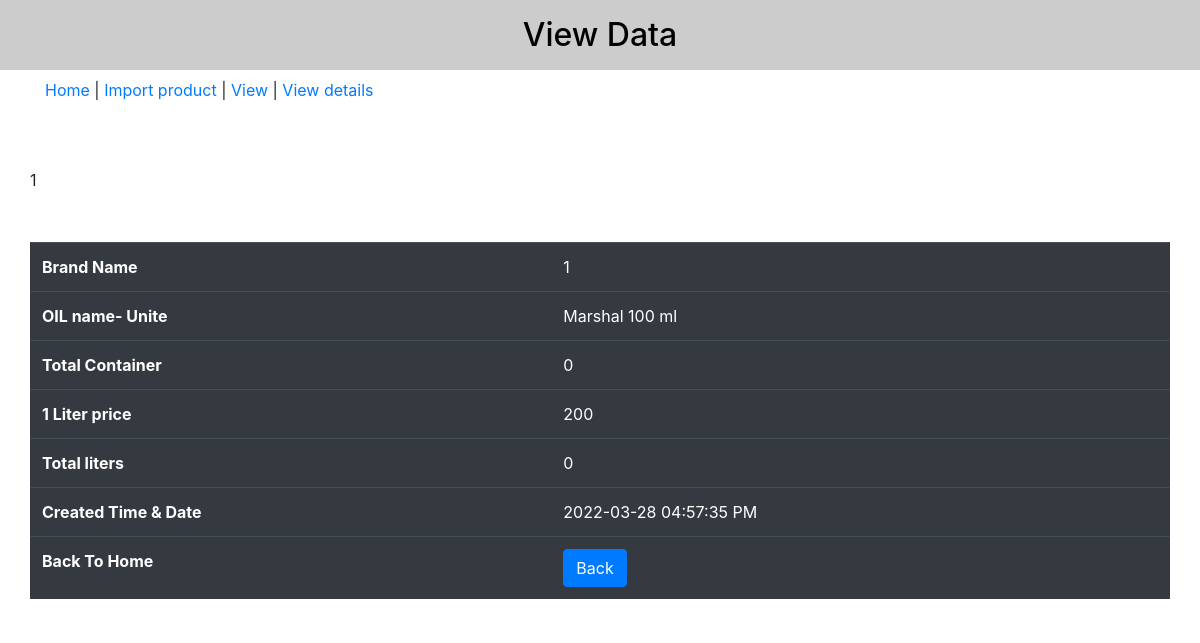
The app's page /addinventory/view_details.php?id=1 with its own data.
### tables this page shows
CREATE TABLE `product_import` (
  `id` int(11) NOT NULL,
  `brand_id` int(2) NOT NULL,
  `product_name_baseunite` varchar(55) NOT NULL,
  `container_id` int(2) NOT NULL,
  `liter_price` varchar(50) NOT NULL,
  `total_liters` varchar(25) NOT NULL,
  `per_container_price` varchar(170) NOT NULL,
  `total_container_price` varchar(200) NOT NULL,
  `total_containers` int(11) NOT NULL,
  `product_id` int(2) NOT NULL,
  `Updated_date_time` varchar(70) DEFAULT NULL,
  `imported_date_time` varchar(70) NOT NULL,
  `Is_active` tinyint(2) NOT NULL DEFAULT 1
);

### database.php (called while the page is built, shortened)
<?php
class database
{
    private $servername = 'localhost';
    private $username = 'root';
    private $password = '';
    private $dbname = 'product_billing';
    private $mysqli = '';
    public function __construct()
    {
        $this->mysqli = new mysqli($this->servername, $this->username, $this->password, $this->dbname);
    }
    public function select($table, $fields = "*", $where = null,$between=null, $like = null, $table2 = null, $match2 = null, $table3 = null, $match3 = null,$table4 = null, $match4 = null, $orderby = null, $limit = null,$GROUP = null,$ORDERBY=null){
        if ($where != null and $limit==null and $table2==null) {
            $sql = "SELECT $fields FROM $table WHERE $where";
        }
        $this->sql = $result = $this->mysqli->query($sql);
    }
}

### addinventory/view_details.php (the view, shortened to what this page needs)
                            <!DOCTYPE html>
<html dir="ltr" lang="en-US">
<head>
    <link rel="stylesheet" href="https://cdnjs.cloudflare.com/ajax/libs/twitter-bootstrap/4.5.3/css/bootstrap.min.css" />
    <link rel="stylesheet" type="text/css" href="../assets/style.css">
</head>
<body class="stretched">
    <div class="col-md-12 hed">
        <center>
        <h2>View Data</h2>
        </center>
    </div>
    <section id="content">
        <div class="content-wrap">
            <div class="container clearfix">
                <nav>
                    <a href="../index.php">Home</a> |
                    <a href="#">Import product</a> |
                    <a href="view.php">View</a> |
                    <a disabeld href="#">View details</a>
                </nav>
                <div class="row">
                    <div class="col-md-12 p-0">
                        <table class="table table-dark">
                        <div class="col-md-12 p-0">
                        <table class="table table-dark">
                            <tbody>
                            <?php
                                include '../database.php';
                                echo $id = $_GET['id'];
                                $b = new database();
                                $b->select("product_import","*","id='$id'");
                                $result = $b->sql;
                                $row = mysqli_fetch_assoc($result);
                             ?>
                                <tr>
                                    <th>Brand Name</th>
                                    <td><?php echo $row['brand_id']; ?></td>
                                </tr>
                                <tr>
                                    <th>OIL name- Unite</th>
                                    <td><?php echo $row['product_name_baseunite']; ?></td>
                                </tr>
                                <tr>
                                    <th>Total Container</th>
                                    <td><?php echo $row['total_containers']; ?></td>
                                </tr>
                                <tr>
                                    <th>1 Liter price</th>
                                    <td><?php echo $row['liter_price']; ?></td>
                                </tr>
                                <tr>
                                    <th>Total liters</th>
                                    <td><?php echo $row['total_liters']; ?></td>
                                </tr>
                                <tr>
                                    <th>Created Time & Date</th>
                                    <td><?php echo $row['imported_date_time']; ?></td>
                                </tr>
                                <tr>
                                    <th>Back To Home</th>
                                    <td><a href="view.php" type="button" class="btn btn-primary">Back</a></td>
                                </tr>
                          </tbody>
                        </table>
                         </div>
                    </div>
                </div>
            </div>
        </div>
    </section>
</body>
</html>

### assets/style.css (style rules this page uses)
.stretched { background-color: #ffff; }
.hed { background: #ccc; color: blue; }
.table { margin-top: 50px; }
.h2, h2 { font-size: 2rem; color: black; }
.h1, .h2, .h3, .h4, .h5, .h6, h1, h2, h3, h4, h5, h6 { margin-bottom: .5rem; font-weight: 500; line-height: 2.2; }

### records on screen
product_import: brand "1", product_name_baseunite "Marshal 100 ml", total_containers "0", liter_price "200", total_liters "0", imported_date_time "2022-03-28 04:57:35 PM"
